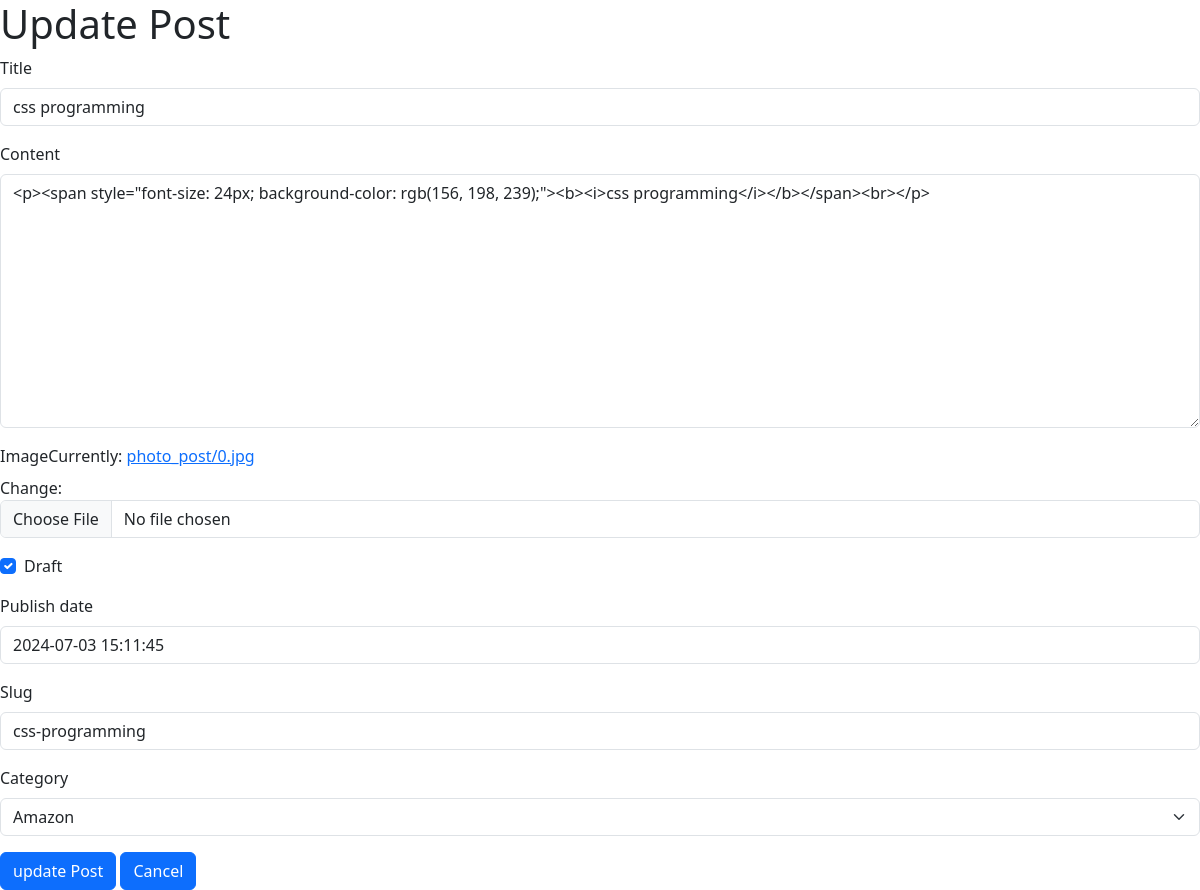
Screenshot of /posts/css-programming/update with the database file from the repository.
### posts/models.py (models this page shows, shortened)
class Post(models.Model):
    user=models.ForeignKey(User,related_name='post_user',on_delete=models.CASCADE)
    title=models.CharField(max_length=120,verbose_name=_('title'))
    content=models.TextField(max_length=1500)
    image=models.ImageField(upload_to='photo_post')
    draft=models.BooleanField(default=True)
    publish_date=models.DateTimeField(default=timezone.now)
    tags = TaggableManager()
    slug=models.SlugField(null=True,blank=True)
    category=models.ForeignKey('Category',related_name='post_category',on_delete=models.SET_NULL,null=True,blank=True)

### posts/views.py (the view)
# urls.py: path('<slug:slug>/update',update_post),
def update_post(request,slug):
    post=Post.objects.get(slug=slug)
    if request.method=='POST':
        form=PostForm(request.POST,request.FILES,instance=post)
        if form.is_valid():
            myform=form.save(commit=False)
            myform.user=request.user
            myform.save()
            return redirect('/posts/')
    else:
        form=PostForm(instance=post)
    return render(request,'posts/update_post.html',{'form':form})

### posts/forms.py
class PostForm(forms.ModelForm):
    class Meta:
        model=Post
        exclude=('user',)

### posts/models.py (called while the page is built)
    def __str__(self):
        return self.name

### posts/templates/posts/update_post.html (shortened to what this page needs)
{% load django_bootstrap5 %}
<!doctype html>
<html lang="en">
  <head>
    <link href="https://cdn.jsdelivr.net/npm/bootstrap@5.3.3/dist/css/bootstrap.min.css" rel="stylesheet">
  </head>
  <body>
    <h1>Update Post</h1>
    <form action="" method="post" enctype="multipart/form-data">
        {% bootstrap_form form %}
        {% bootstrap_button button_type="submit" content="update Post" %}
        {% bootstrap_button button_type="reset" content="Cancel" %}
    </form>
  </body>
</html>

### rows the page displays
Post: title "css programming", content "<p><span style=\"font-size: 24px; background-color: rgb(156, 198, 239);\"><b><i>css programming</i></b></span><br></p>", draft "☑", publish_date "2024-07-03 15:11:45", slug "css-programming", category "Amazon"
